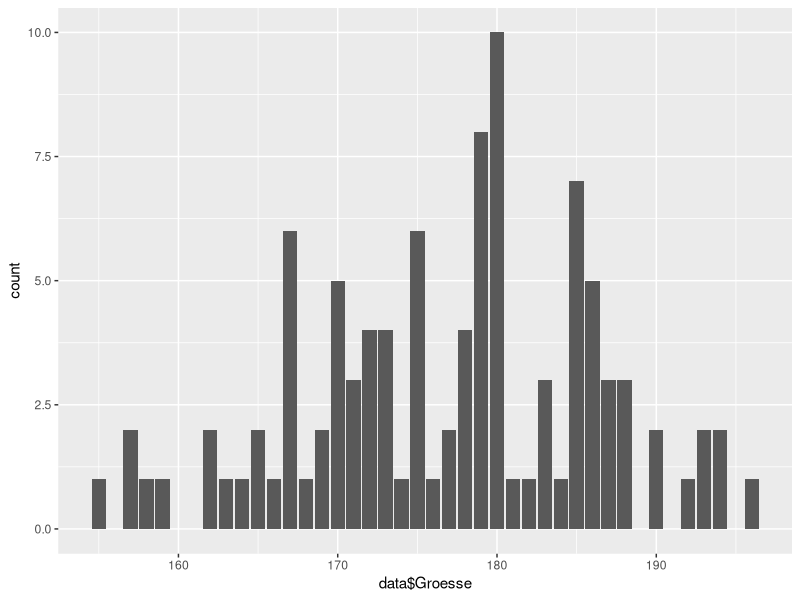

The R source for this figure: (Note: this script raises an error after producing the figure.)
## ---- chunk 1
knitr::opts_chunk$set(error=TRUE,        # Keep compiling upon error
                      collapse=TRUE,     # collapse by default
                      echo=TRUE,         # echo code by default
                      comment = "#>",    # change comment character
                      fig.width = 7,     # set figure width
                      out.width = "100%", # set width of displayed images
                      warning=TRUE,      # show R warnings
                      message=FALSE)     # show R messages
## ---- chunk 2
install.packages("ggplot2")
library("ggplot2")
data <- read.csv("UmfrageBis2019.csv", header = TRUE, sep = ";", 
         dec = ".", fill = TRUE, comment.char = "")
colnames(data)
names(data)[names(data) == "Letzte.Schulnote.in.Mathematik"] <- "Mathe"
names(data)[names(data) == "Stunden.am.Tag.in.WhatsApp"] <- "WhatsApp"
names(data)[names(data) == "Anzahl.Paar.Schuhe.im.Schrank"] <- "AnzSchuhe"
## ---- chunk 3
ggplot(data, aes(x=data$Groesse))+geom_bar()
df.w <- subset(data, data$Geschlecht == "w")
df.m <- subset(data, data$Geschlecht == "m")
length <- rbind(df.m, df.w)
ggplot(length, aes(data$Groesse))+
  geom_bar(data = df.w, colour = "black", fill = "red")+ 
  geom_bar(data= df.m, colour = "black", fill = "blue")


hist <- ggplot(data, aes(x= data$Groesse))+ geom_bar()
hist + facet_grid(Geschlecht ~ .)

nclass.FD(data$Groesse)

hist <- ggplot(data, aes(x= data$Groesse))+ geom_histogram(binwidth = 7, colour="black")
hist + facet_grid(Geschlecht ~ .)
